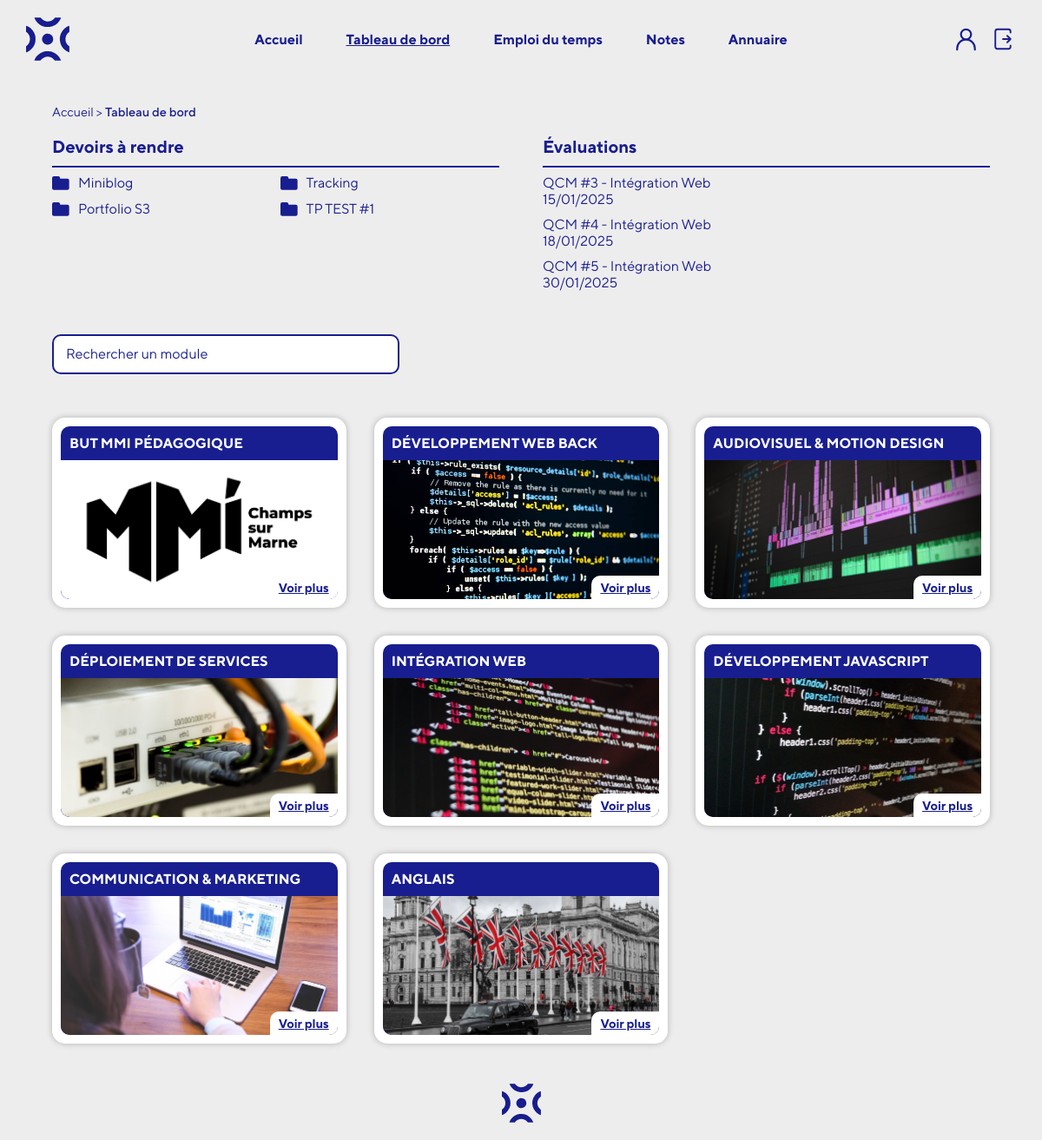
The app's page /?action=dashboard (signed in) with its own data.
### tables this page shows
CREATE TABLE `devoir` (
  `id_devoir` int NOT NULL,
  `id_module` int NOT NULL,
  `titre` varchar(150) NOT NULL,
  `date` datetime NOT NULL,
  `type` enum('evaluation','depot') NOT NULL,
  `note_max` int NOT NULL
);

CREATE TABLE `module` (
  `id_module` int NOT NULL,
  `titre` varchar(150) NOT NULL,
  `id_professeur` int NOT NULL
);

### app/model/model.php (called while the page is built, shortened)
<?php
function dbConnect()
{
    return require 'app/config/dbconnect.php';
}
function isLogged()
{
    return isset($_SESSION['user_id']);
}
function getStudentsHomeworks($studentId)
{
    try {
        $db = dbConnect();
        $query = "
            SELECT
                d.id_devoir,
                d.titre,
                d.date,
                d.id_module,
                m.titre AS module_titre
            FROM devoir d
            INNER JOIN module m ON d.id_module = m.id_module
            INNER JOIN etudiant_module em ON m.id_module = em.id_module
            WHERE em.id_etudiant = :studentId AND d.type = 'depot'
            ORDER BY d.date ASC
        ";
        $stmt = $db->prepare($query);
        $stmt->bindParam(':studentId', $studentId, PDO::PARAM_INT);
        $stmt->execute();
        $homeworks = $stmt->fetchAll(PDO::FETCH_ASSOC);
        return $homeworks;
    } catch (PDOException $e) {
        die("Erreur : " . $e->getMessage());
    }
}
function getTests($studentId)
{
    try {
        $db = dbConnect();
        $query = "
            SELECT
                d.id_devoir,
                d.titre,
                d.date,
                d.id_module,
                m.titre AS module_titre
            FROM devoir d
            INNER JOIN module m ON d.id_module = m.id_module
            INNER JOIN etudiant_module em ON m.id_module = em.id_module
            WHERE em.id_etudiant = :studentId AND d.type = 'evaluation'
            ORDER BY d.date ASC
        ";
        $stmt = $db->prepare($query);
        $stmt->bindParam(':studentId', $studentId, PDO::PARAM_INT);
        $stmt->execute();
        $tests = $stmt->fetchAll(PDO::FETCH_ASSOC);
        return $tests;
    } catch (PDOException $e) {
        die("Erreur : " . $e->getMessage());
    }
}
function getCourses($professorId = null)
{
    try {
        $db = dbConnect();
        $query = "
            SELECT
                m.id_module,
                m.titre
            FROM module AS m
            INNER JOIN professeur_module AS pm ON m.id_module = pm.id_module
        ";
        $stmt = $db->prepare($query);
        $stmt->execute();
        return $stmt->fetchAll(PDO::FETCH_ASSOC);
    } catch (PDOException $e) {
        die("Erreur : " . $e->getMessage());
    }
}

### app/view/dashboard.php (the view, shortened to what this page needs)
<main class="dashboard-page">
    <div class="breadcrumb">
        <a href="?action=home">Accueil</a> > <span>Tableau de bord</span>
    </div>
    <?php if ($_SESSION['user_role'] === 'etudiant'): ?>
    <div class="homework-tests">
        <div class="homework">
            <h2>Devoirs à rendre</h2>
            <hr>
            <div class="homework-items">
                <?php
                if (!empty($homeworks)) {
                    foreach ($homeworks as $homework) {
                        echo '<div class="homework-item">';
                        echo '<a href="?action=course&course_id=' . $homework['id_module'] . '"><img src="public/img/folder-blue.svg">' . $homework['titre'] . '</a>';
                        echo '</div>';
                    }
                } else {
                    echo '<p>Aucun devoir à rendre pour le moment.</p>';
                }
                ?>
            </div>
        </div>
        <div class="tests">
            <h2>Évaluations</h2>
            <hr>
            <div class="test-items">
                <?php
                if (!empty($tests)) {
                    foreach ($tests as $test) {
                        echo '<div class="test-item">';
                        $formattedDate = date("d/m/Y", strtotime($test['date']));
                        echo '<p>' . $test['titre'] . ' - ' . $test['module_titre'] . '<br>' . $formattedDate . '</p>';
                        echo '</div>';
                    }
                } else {
                    echo '<p>Aucune évaluation pour le moment.</p>';
                }
                ?>
            </div>
        </div>
    </div>
    <?php endif; ?>
    <div class="search-courses">
        <div class="form-group">
            <input type="text" class="search-bar" id="searchInput" placeholder="Rechercher" />
            <label for="searchInput">Rechercher un module</label><br>
        </div>
    </div>
    <div class="courses">
        <?php foreach ($courses as $course): ?>
        <div class="course">
            <div class="course-header">
                <h2><?= htmlspecialchars($course['titre']) ?></h2>
            </div>
            <div class="course-img">
                <a href="?action=course&course_id=<?= htmlspecialchars($course['id_module']) ?>"><img src="public/img/courses/<?= htmlspecialchars($course['id_module']) ?>.jpg" alt="Aller au module <?= htmlspecialchars($course['titre']) ?>"></a>
                <a href="?action=course&course_id=<?= htmlspecialchars($course['id_module']) ?>" class="seemore">Voir plus</a>
            </div>
        </div>
        <?php endforeach; ?>
    </div>
</main>

### index.php (shortened to what this page needs)
<?php
require 'app/model/model.php';
$action = $_GET['action'] ?? 'home';
?>
<!DOCTYPE html>
<html lang="fr">
<head>
    <link rel="stylesheet" href="public/styles/style.css">
</head>
<body>
    <?php if (isLogged()): ?>
        <nav>
            <a href="?action=home" class="logo-link"><img src="public/img/logo.svg" alt="Aller à l'accueil"
                    class="logo"></a>
            <div class="nav-logo-burger">
                <a href="?action=profile" class="profile-link"><img src="public/img/profile.svg" alt=""
                        class="profile-pic"></a>
                <a href="?action=logout" class="logout-link"><img src="public/img/logout.svg" alt=""></a>
            </div>
            <div class="nav-links">
                <a href="?action=home">Accueil</a>
                <a href="?action=dashboard">Tableau de bord</a>
                <a href="?action=calendar">Emploi du temps</a>
                <a href="?action=grades">Notes</a>
                <a href="?action=directory">Annuaire</a>
            </div>
        </nav>
    <?php endif; ?>
    <?php
    switch ($action) {
        case 'dashboard':
            $homeworks = getStudentsHomeworks($_SESSION['user_id']);
            $tests = getTests($_SESSION['user_id']);
            if ($_SESSION['user_role'] === 'professeur') {
                $courses = getCourses($_SESSION['user_id']);
            } else {
                $courses = getCourses();
            }
            require 'app/view/dashboard.php';
            break;
    }
    ?>
    <footer>
        <a href="?action=home"><img src="public/img/logo.svg" alt=""></a>
    </footer>
</body>
</html>

### public/styles/style.css (style rules this page uses)
*, *::after, *::before { box-sizing: border-box; }
* { -webkit-font-smoothing: antialiased; font-synthesis: none; text-rendering: optimizeLegibility; }
html, body { overflow-x: hidden; }
body { font-family: 'TT Norms Pro', sans-serif; margin: 0; padding: 0; background-color: #EEEDED; color: #181E8F; }
h1, h2, h3, h4, h5, h6 { font-family: 'TT Norms Pro', sans-serif; margin: 0; }

### records on screen
devoir: titre "Miniblog"
devoir: titre "Tracking"
devoir: titre "Portfolio S3"
devoir: titre "TP TEST #1"
devoir: titre "QCM #3", id_module.titre "Intégration Web", date "15/01/2025"
devoir: titre "QCM #4", id_module.titre "Intégration Web", date "18/01/2025"
devoir: titre "QCM #5", id_module.titre "Intégration Web", date "30/01/2025"
module: titre "BUT MMI PÉDAGOGIQUE", shows a picture
module: titre "DÉVELOPPEMENT WEB BACK", shows a picture
module: titre "AUDIOVISUEL & MOTION DESIGN", shows a picture
module: titre "DÉPLOIEMENT DE SERVICES", shows a picture
module: titre "INTÉGRATION WEB", shows a picture
module: titre "DÉVELOPPEMENT JAVASCRIPT", shows a picture
module: titre "COMMUNICATION & MARKETING", shows a picture
module: titre "ANGLAIS", shows a picture
